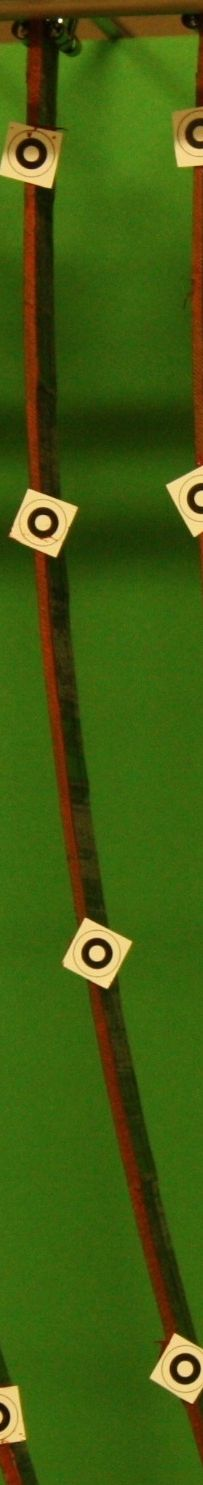
#> input picture example_images/03_S1_5/052_03_S1_5.jpg, 203 x 1485 px, found by its file name
$ python calculate_from_markers.py
#> lines starting #> are read from the running program, lines starting #| are printed output that depends on the picture; after the words box and inside, x2 and y2 are one past the last pixel; in counts of white or black regions, pixels touching at a corner belong together; long printed decimals are rounded
#> further down, src is the input picture: shape (1485, 203, 3); mean B, G, R 15.4, 91.8, 64.8
### circle_fit.py
import math
import numpy as np
from scipy import optimize
import matplotlib.pyplot as plt
import cv2 as cv


# [11 lines left out: function plot_circle, not called in this run]


def fit_circle(x, y):
    def circ_func(params, x, y):
        xc, yc, R = params[0], params[1], params[2]
        residual = R - np.sqrt((x - xc) ** 2 + (y - yc) ** 2)
        return residual

    # starting parameters
    circ_param = np.array([np.mean(x), np.mean(y), (np.max(x) - np.min(x)) / 2])
    # optimization
    circ_param = optimize.leastsq(circ_func, x0=circ_param, args=(x, y))

    # extract middle and radius
    x_m = circ_param[0][0]
    y_m = circ_param[0][1]
    r_m = circ_param[0][2]

    # plot the circle for debugging purpose
    # plot_circle(x_m,y_m,r_m,x,y)
    return [x_m, y_m, r_m]


def find_markers(src_img) -> np.ndarray:
    """Function finds markers on the image\n
    Function returns 2D array with circles in the form of [x,y,R] parameters"""

    # Convert image to gray and blur it
    src_gray = cv.cvtColor(src_img, cv.COLOR_BGR2GRAY)
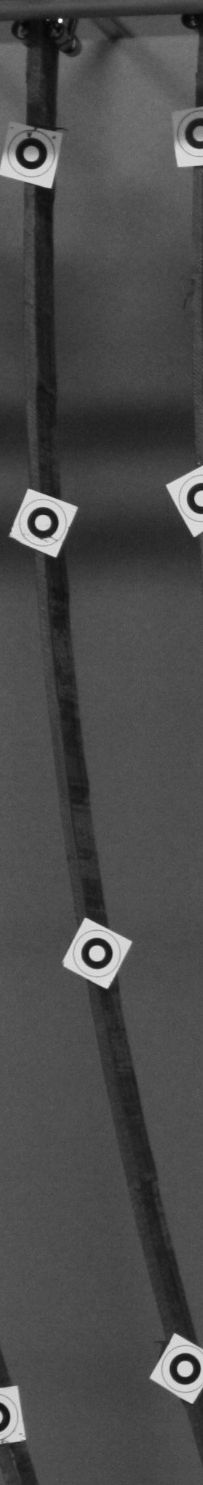
#> src_gray: shape (1485, 203); min 4, max 252, mean 75
    src_gray = cv.blur(src_gray, (3, 3))

    # thresholding
    kernel = np.ones((3, 3), np.uint8)
    block_size = 9
    threshold_img = cv.adaptiveThreshold(
        src_gray,
        255,
        cv.ADAPTIVE_THRESH_GAUSSIAN_C,
        cv.THRESH_BINARY_INV,
        block_size,
        3,
    )
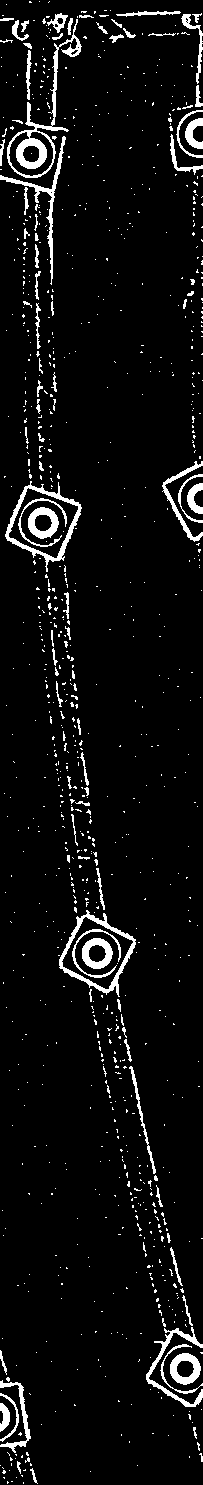
#> threshold_img: shape (1485, 203); 5.7% white; 990 white regions (898 under 20 px), largest, box (x1, y1, x2, y2) and area: (7, 19, 82, 178) 1643, (5, 481, 82, 572) 1031, (59, 910, 136, 997) 1008

    threshold_img = cv.dilate(threshold_img, kernel, iterations=1)
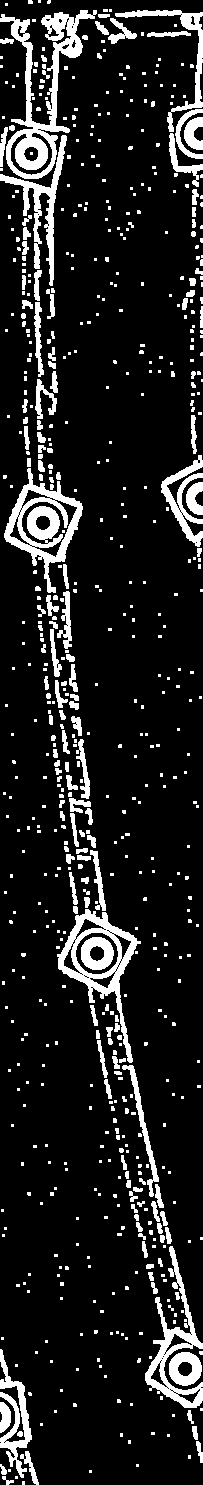
#> threshold_img: shape (1485, 203); 12.8% white; 683 white regions (513 under 20 px), largest, box (x1, y1, x2, y2) and area: (0, 10, 97, 179) 4390, (4, 468, 83, 593) 3300, (57, 909, 141, 1063) 2787
    threshold_img = cv.erode(threshold_img, kernel, iterations=2)
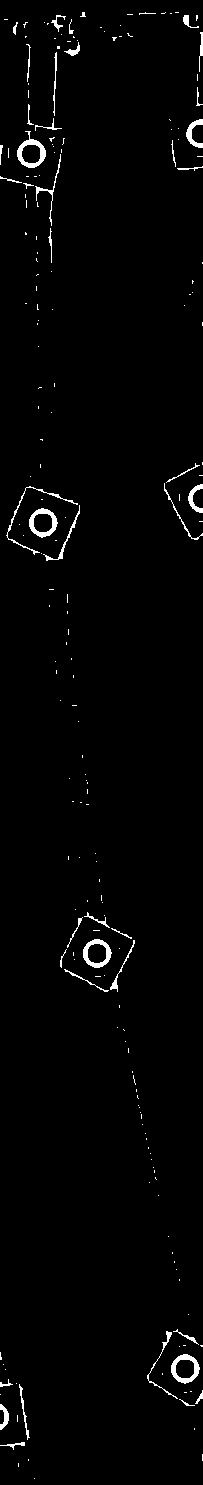
#> threshold_img: shape (1485, 203); 1.6% white; 208 white regions (166 under 20 px), largest, box (x1, y1, x2, y2) and area: (17, 131, 46, 168) 373, (171, 1354, 200, 1384) 356, (29, 508, 58, 538) 346

    # Detect edges using Canny
    canny_output = cv.Canny(threshold_img, 100, 200)
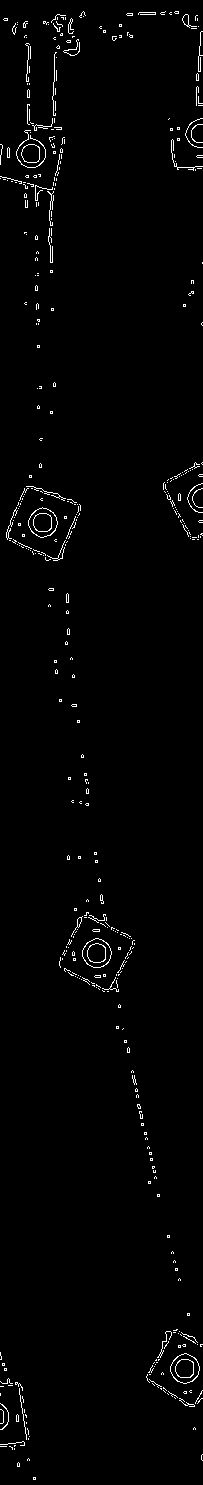
#> canny_output: shape (1485, 203); 1.5% white in thin lines or dots

    copy_gray = src_gray.copy()
    copy_src = src_img.copy()

    # Find contours
    contours, hierarchy = cv.findContours(
        threshold_img, cv.RETR_CCOMP, cv.CHAIN_APPROX_SIMPLE
    )
#> contours = 212 contours, 181 with area under 20; largest, box (x1, y1, x2, y2) and area: (17, 131, 46, 168) 604, (171, 1354, 200, 1384) 600, (83, 939, 112, 968) 594, (29, 508, 58, 538) 592, (87, 943, 107, 964) 320

    # Get circle contours
    contour_list = []
    circle_list = []
    for contour in contours:
        moments = cv.moments(contour)
        if moments["mu20"] + moments["mu02"] != 0:
            param = (
                1
                / (2 * math.pi)
                * (moments["m00"] * moments["m00"])
                / (moments["mu20"] + moments["mu02"])
            )
            area = cv.contourArea(contour)
            if (param > 0.98) & (area > 80):
                contour_list.append(contour)
                cv.drawContours(copy_src, contour_list, -1, (0, 255, 0), 2)
                x = []
                y = []
                for t in contour:
                    x.append(t[0][0])
                    y.append(t[0][1])
                x = np.r_[x]
                y = np.r_[y]
                circle_param = fit_circle(x, y)
                circle_list.append(circle_param)
#> this loop made 212 passes
#> (param, area, circ_param in fit_circle, x_m in fit_circle, y_m in fit_circle) on passes 20 to 21: (0.998, 600.5, ([184.7, 1368.4, 13.88], 1), 184.7, 1368.4), (0.996, 311.5, ([184.9, 1368.4, 10.3], 3), 184.9, 1368.4)
#> (param, area, circle_param) on passes 66, 67, 110, 111, 169, 170: (0.999, 594, [96.62, 953, 13.74]), (0.997, 320, [96.65, 953, 10.26]), (0.998, 591.5, [42.68, 522.4, 13.8]), (0.996, 313, [42.57, 522.2, 10.24]), (0.98, 603.5, [30.67, 151.5, 14.66]), (0.995, 309, [31.07, 153.4, 10.13])
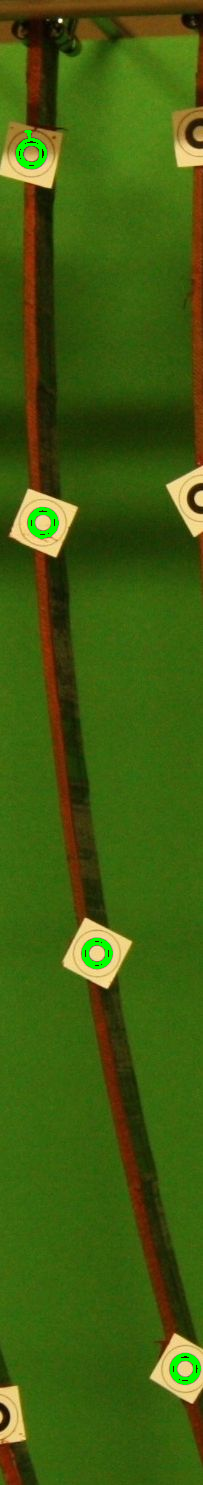
#> copy_src: shape (1485, 203, 3); 0.69% of pixels changed, all inside (x1, y1, x2, y2) = (16, 130, 201, 1385)
#> after the loop, circle_list = [[184.7, 1368.4, 13.88], [184.9, 1368.4, 10.3], [96.62, 953, 13.74], [96.65, 953, 10.26], [42.68, 522.4, 13.8], [42.57, 522.2, 10.24], [30.67, 151.5, 14.66], [31.07, 153.4, 10.13]]; contour_list = 8 contours; box (x1, y1, x2, y2) and area: (17, 131, 46, 168) 604, (171, 1354, 200, 1384) 600, (83, 939, 112, 968) 594, (29, 508, 58, 538) 592, (87, 943, 107, 964) 320, (33, 513, 53, 533) 313, (175, 1359, 195, 1379) 312, (21, 144, 41, 164) 309
                # show fitted circle - for debug purposes
                # circle_fit.plot_circle(circle_param[0][0],circle_param[0][1],circle_param[0][2],x,y)
    # print contours with circles
    circ_stack = np.vstack(circle_list)
#> circ_stack has the same summary as circle_list
    circ_stack_2 = np.squeeze(circ_stack)
#> circ_stack_2 has the same summary as circle_list
    circ_stack_2 = circ_stack_2[np.argsort(circ_stack_2[:, 1])]
#> circ_stack_2 = [[30.67, 151.5, 14.66], [31.07, 153.4, 10.13], [42.57, 522.2, 10.24], [42.68, 522.4, 13.8], [96.62, 953, 13.74], [96.65, 953, 10.26], [184.9, 1368.4, 10.3], [184.7, 1368.4, 13.88]]
    # # write image to file
    if not cv.imwrite("output_test.jpg", copy_src):
        raise Exception("Could not write image")
    # # Show grayscale image with detected circles
    cv.imshow("Contours", copy_src)
    cv.waitKey()
    return circ_stack_2


# [45 lines left out: function find_sample_edges, not called in this run]

### calculate_from_markers.py
from __future__ import print_function
import os
import cv2 as cv
import numpy as np
import circle_fit

write_to_file = True  # should locations of deteced circles be written to a file?

catalog_names = [
    "02_S1_3",
    "03_S1_5",
    "04_S1_6",
]

print("Filename\tCurvature [1/pix]")

for i in range(1, len(catalog_names)):
    # Load source image
    img_path = "Example_images\\" + catalog_names[i][:] + "\\"
    img_list = os.listdir(img_path)

    for img_file in img_list:
        if img_file.endswith(".jpg" or ".JPG"):
            src = cv.imread(img_path + img_file)
            if src is None:
                print("Could not open or find the image:", img_file)
                exit(0)
            circles_in_photo = circle_fit.find_markers(src)
#> circles_in_photo has the same summary as circ_stack_2 in find_markers
            if write_to_file:
                result_file = open(
                    img_path + os.path.splitext(img_file)[0] + ".txt", "w+"
                )
                # save markers locations into files
                result_file.write(img_file + "\n")
                result_file.write("x[pix],y[pix],R[pix]\n")
                np.savetxt(result_file, circles_in_photo, fmt="%.4f", delimiter=",")
                result_file.close()
            x = circles_in_photo[:, 0]
#> x = [30.67, 31.07, 42.57, 42.68, 96.62, 96.65, 184.9, 184.7]
            y = circles_in_photo[:, 1]
#> y = [151.5, 153.4, 522.2, 522.4, 953, 953, 1368.4, 1368.4]
            sample_fitted_circle = circle_fit.fit_circle(x, y)
#> sample_fitted_circle = [4739.5, 171.6, 4709]
            print(img_file + "\t" + str(1 / sample_fitted_circle[2]))
#| 052_03_S1_5.jpg	0.0002124
#> (the run stopped early here; a loop or call above may not have finished)
